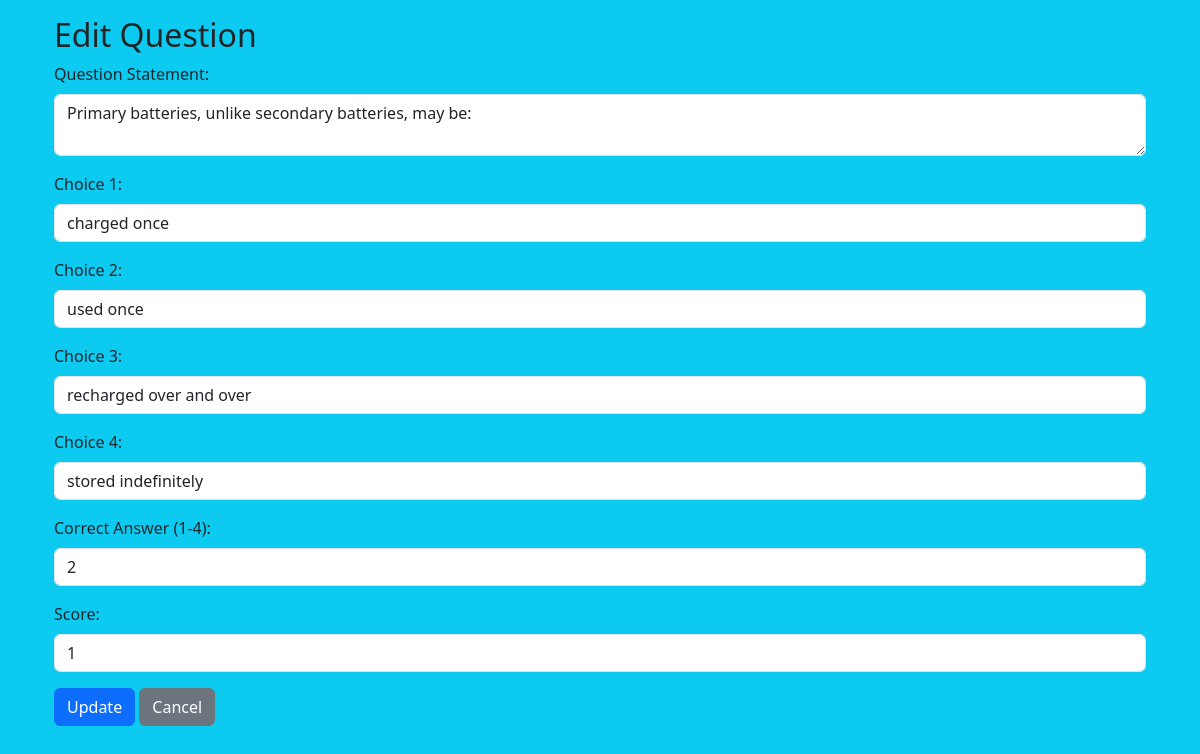
Page /admin/question/12/edit (signed in) on the committed database.
### models/models.py (models this page shows)
class Question(db.Model):
    __tablename__ = "questions"
    id = db.Column(db.Integer, primary_key=True, autoincrement=True)
    quiz_id = db.Column(db.Integer, db.ForeignKey('quizzes.id'), nullable=False)
    question_statement = db.Column(db.Text, nullable=False)
    choice1 = db.Column(db.Text, nullable=False)
    choice2 = db.Column(db.Text, nullable=False)
    choice3 = db.Column(db.Text)
    choice4 = db.Column(db.Text)
    correct_answer = db.Column(db.Integer,nullable=False)
    score = db.Column(db.Integer)
    quiz = db.relationship('Quiz', back_populates='questions')

### controllers/controllers.py (the view, shortened to what this page needs)
@controllers.route('/admin/question/<int:id>/edit', methods=['GET', 'POST'])
def question_edit(id):
    if not check_role('admin'):
        flash('Access denied')
        return redirect(url_for('controllers.login'))
    question = Question.query.get_or_404(id)
    quiz_id = question.quiz_id
    return render_template('question_edit.html', question=question)

### controllers/controllers.py (called while the page is built)
def check_role(role):
    if 'user_id' in session and session['role']==role:
        return True
    return False

### templates/question_edit.html
{% extends 'layout.html' %}
{% block body %}
<div class="container">
    <h2>Edit Question</h2>
    <form method="POST" action="{{ url_for('controllers.question_edit', id=question.id) }}">
        <div class="mb-3">
            <label for="question_statement" class="form-label">Question Statement:</label>
            <textarea class="form-control" id="question_statement" name="question_statement"
                required>{{ question.question_statement }}</textarea>
        </div>
        <div class="mb-3">
            <label for="choice1" class="form-label">Choice 1:</label>
            <input type="text" class="form-control" id="choice1" name="choice1" value="{{ question.choice1 }}"
                required>
        </div>
        <div class="mb-3">
            <label for="choice2" class="form-label">Choice 2:</label>
            <input type="text" class="form-control" id="choice2" name="choice2" value="{{ question.choice2 }}"
                required>
        </div>
        <div class="mb-3">
            <label for="choice3" class="form-label">Choice 3:</label>
            <input type="text" class="form-control" id="choice3" name="choice3" value="{{ question.choice3 }}">
        </div>
        <div class="mb-3">
            <label for="choice4" class="form-label">Choice 4:</label>
            <input type="text" class="form-control" id="choice4" name="choice4" value="{{ question.choice4 }}">
        </div>
        <div class="mb-3">
            <label for="correct_answer" class="form-label">Correct Answer (1-4):</label>
            <input type="number" class="form-control" id="correct_answer" name="correct_answer" min="1" max="4"
                value="{{ question.correct_answer }}" required>
        </div>
        <div class="mb-3">
            <label for="score" class="form-label">Score:</label>
            <input type="number" class="form-control" id="score" name="score" value="{{ question.score }}">
        </div>
        <button type="submit" class="btn btn-primary">Update</button>
        <a href="{{ url_for('controllers.quiz_show') }}" class="btn btn-secondary">Cancel</a>
    </form>
</div>
{% endblock %}

### rows in the picture
Question: question_statement "Primary batteries, unlike secondary batteries, may be:", choice1 "charged once", choice2 "used once", choice3 "recharged over and over", choice4 "stored indefinitely", correct_answer "2", score "1"
